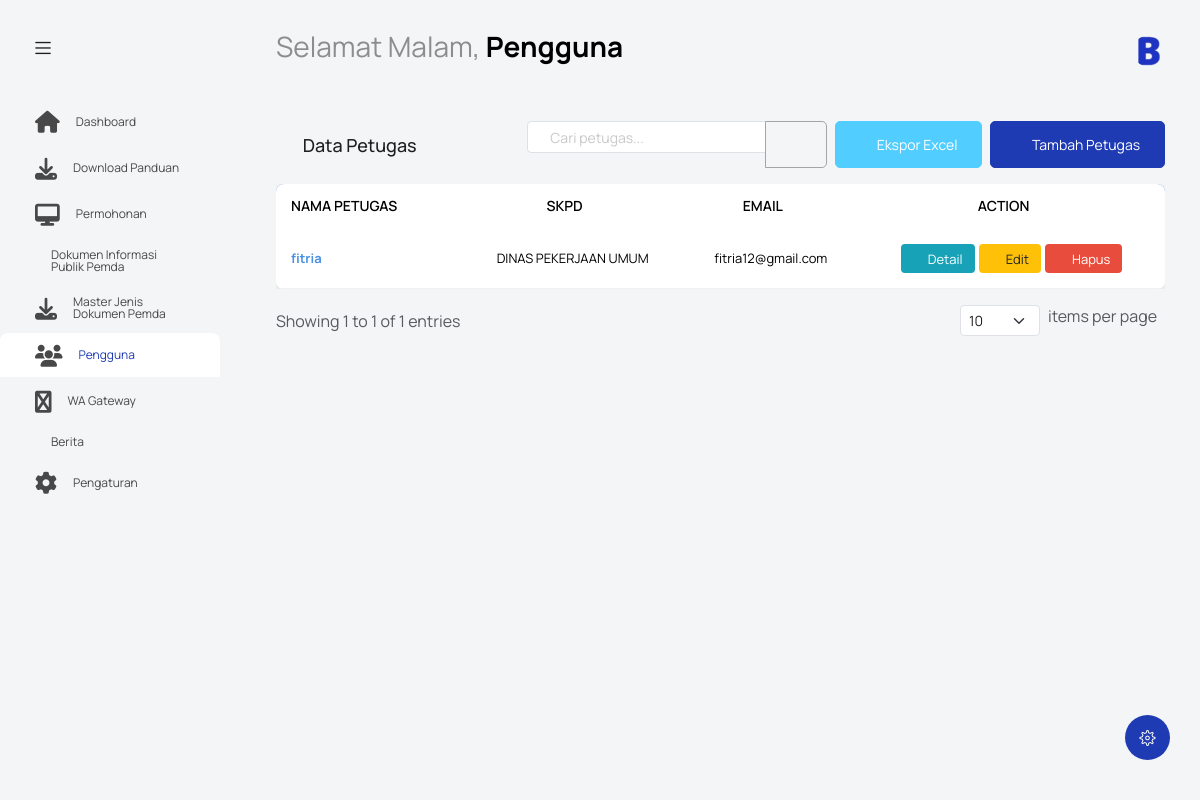
The app's page /index.php?controller=petugas&action=index (signed in) with its own data.
### tables this page shows
CREATE TABLE `petugas` (
  `id_petugas` int NOT NULL,
  `id_users` int NOT NULL,
  `id_skpd` int NOT NULL,
  `nama_petugas` varchar(255) NOT NULL,
  `no_kontak` varchar(20) DEFAULT NULL
);

CREATE TABLE `skpd` (
  `id_skpd` int NOT NULL,
  `nama_skpd` varchar(255) NOT NULL,
  `kategori` varchar(100) DEFAULT NULL,
  `alamat` varchar(255) DEFAULT NULL,
  `telepon` varchar(20) DEFAULT NULL,
  `email` varchar(255) DEFAULT NULL
);

CREATE TABLE `users` (
  `id_user` int NOT NULL,
  `email` varchar(255) NOT NULL,
  `username` varchar(50) NOT NULL,
  `password` varchar(255) NOT NULL,
  `jabatan` varchar(100) DEFAULT NULL,
  `role` varchar(50) NOT NULL,
  `id_biodata` int DEFAULT NULL
);

### controllers/PetugasController.php (called while the page is built, shortened)
<?php
require_once 'models/PetugasModel.php';
class PetugasController {
    private $petugasModel;
    public function __construct() {
        global $database;
        $db = $database->getConnection();
        $this->petugasModel = new PetugasModel($db);
    }
    public function index() {
        $search = isset($_GET['search']) ? trim($_GET['search']) : '';
        $page = isset($_GET['page']) ? (int)$_GET['page'] : 1;
        $limit = isset($_GET['limit']) ? (int)$_GET['limit'] : 10;
        $page = max(1, $page);
        $limit = max(1, min(100, $limit));
        $offset = ($page - 1) * $limit;
        if (!empty($search)) {
            $petugas_list = $this->petugasModel->searchPetugasWithPagination($search, $limit, $offset);
            $total_records = $this->petugasModel->getSearchResultCount($search);
        } else {
            $petugas_list = $this->petugasModel->getPetugasWithPagination($limit, $offset);
            $total_records = $this->petugasModel->getTotalPetugas();
        }
        $total_pages = ceil($total_records / $limit);
        $start_record = $offset + 1;
        $end_record = min($offset + $limit, $total_records);
        $pagination = [
            'current_page' => $page,
            'total_pages' => $total_pages,
            'limit' => $limit,
            'total_records' => $total_records,
            'start_record' => $start_record,
            'end_record' => $end_record,
            'search' => $search
        ];
        include 'views/petugas/index.php';
    }
}
?>

### models/PetugasModel.php (called while the page is built, shortened)
<?php
class PetugasModel {
    private $conn;
    private $table_name = "petugas";
    private $users_table = "users";
    private $skpd_table = "skpd";
    public function __construct($db) {
        $this->conn = $db;
    }
    public function getPetugasWithPagination($limit = 10, $offset = 0) {
        $query = "SELECT p.*, u.email, u.username, s.nama_skpd
                  FROM " . $this->table_name . " p
                  JOIN " . $this->users_table . " u ON p.id_users = u.id_user
                  JOIN " . $this->skpd_table . " s ON p.id_skpd = s.id_skpd
                  ORDER BY p.nama_petugas ASC LIMIT :limit OFFSET :offset";
        $stmt = $this->conn->prepare($query);
        $stmt->bindValue(':limit', (int)$limit, PDO::PARAM_INT);
        $stmt->bindValue(':offset', (int)$offset, PDO::PARAM_INT);
        $stmt->execute();
        return $stmt->fetchAll(PDO::FETCH_ASSOC);
    }
    public function getTotalPetugas() {
        $query = "SELECT COUNT(*) as total FROM " . $this->table_name;
        $stmt = $this->conn->prepare($query);
        $stmt->execute();
        $result = $stmt->fetch(PDO::FETCH_ASSOC);
        return $result['total'];
    }
}
?>

### views/petugas/index.php (the view, shortened to what this page needs)
<?php include('template/header.php'); ?>
<body class="with-welcome-text">
  <div class="container-scroller">
    <?php include 'template/navbar.php'; ?>
    <div class="container-fluid page-body-wrapper">
      <?php include 'template/setting_panel.php'; ?>
      <?php include 'template/sidebar.php'; ?>
      <div class="main-panel">
        <div class="content-wrapper">
          <div class="row">
            <div class="col-sm-12">
              <div class="d-flex justify-content-between align-items-center mb-3">
                <div class="d-flex align-items-center">
                  <i class="mdi mdi-account-multiple me-2" style="font-size: 24px;"></i>
                  <span style="font-size: 18px; font-weight: 500;">Data Petugas</span>
                </div>
                <div class="d-flex gap-2">
                  <form method="GET" class="d-flex">
                    <div class="input-group" style="width: 300px;">
                      <input type="text"
                             class="form-control"
                             name="search"
                             value="<?php echo htmlspecialchars($search); ?>"
                             placeholder="Cari petugas...">
                      <button class="btn btn-outline-secondary" type="submit">
                        <i class="mdi mdi-magnify"></i>
                      </button>
                    </div>
                  </form>
                  <?php if (!empty($petugas_list)): ?>
                    <button class="btn btn-info" onclick="window.location.href='index.php?controller=petugas&action=export'">
                      <i class="mdi mdi-file-excel me-1"></i>Ekspor Excel
                    </button>
                  <?php endif; ?>
                  <button class="btn btn-primary" onclick="window.location.href='index.php?controller=petugas&action=form'">
                    <i class="mdi mdi-plus me-1"></i>Tambah Petugas
                  </button>
                </div>
              </div>
              <?php if (!empty($petugas_list)): ?>
                <div class="table-responsive">
                  <table class="table table-hover" style="background: white; border-radius: 8px; overflow: hidden; box-shadow: 0 2px 8px rgba(0,0,0,0.1);">
                    <thead style="background: #4A90E2; color: white;">
                      <tr>
                        <th scope="col" style="padding: 15px; border: none; position: relative;">
                          NAMA PETUGAS
                          <i class="mdi mdi-menu-up float-end"></i>
                        </th>
                        <th scope="col" style="padding: 15px; border: none; text-align: center; position: relative;">
                          SKPD
                          <i class="mdi mdi-swap-vertical float-end"></i>
                        </th>
                        <th scope="col" style="padding: 15px; border: none; text-align: center; position: relative;">
                          EMAIL
                          <i class="mdi mdi-swap-vertical float-end"></i>
                        </th>
                        <th scope="col" style="padding: 15px; border: none; text-align: center; position: relative;">
                          ACTION
                          <i class="mdi mdi-swap-vertical float-end"></i>
                        </th>
                      </tr>
                    </thead>
                    <tbody>
                      <?php foreach ($petugas_list as $petugas): ?>
                        <tr style="border-bottom: 1px solid #f0f0f0;">
                          <td style="padding: 15px; border: none;">
                            <div>
                              <strong style="color: #4A90E2;"><?php echo htmlspecialchars($petugas['nama_petugas']); ?></strong>
                            </div>
                          </td>
                          <td style="padding: 15px; border: none; text-align: center;">
                            <?php echo htmlspecialchars($petugas['nama_skpd']); ?>
                          </td>
                          <td style="padding: 15px; border: none; text-align: center;">
                            <?php echo htmlspecialchars($petugas['email']); ?>
                          </td>
                          <td style="padding: 15px; border: none; text-align: center;">
                            <div class="d-flex justify-content-center gap-1">
                              <button class="btn btn-sm"
                                      onclick="viewDetail(<?php echo $petugas['id_petugas']; ?>)"
                                      style="background: #17a2b8; color: white; border: none; padding: 6px 12px; border-radius: 4px;"
                                      title="Lihat Detail">
                                <i class="mdi mdi-eye"></i> Detail
                              </button>
                              <button class="btn btn-sm"
                                      onclick="window.location.href='index.php?controller=petugas&action=form&id=<?php echo $petugas['id_petugas']; ?>'"
                                      style="background: #ffc107; color: #212529; border: none; padding: 6px 12px; border-radius: 4px;"
                                      title="Edit Data">
                                <i class="mdi mdi-pencil"></i> Edit
                              </button>
                              <button class="btn btn-sm"
                                      onclick="confirmDelete(<?php echo $petugas['id_petugas']; ?>, '<?php echo addslashes($petugas['nama_petugas']); ?>')"
                                      style="background: #E74C3C; color: white; border: none; padding: 6px 12px; border-radius: 4px;"
                                      title="Hapus Data">
                                <i class="mdi mdi-delete"></i> Hapus
                              </button>
                            </div>
                          </td>
                        </tr>
                      <?php endforeach; ?>
                    </tbody>
                  </table>
                </div>
                <?php if (isset($pagination) && $pagination['total_records'] > 0): ?>
                <div class="d-flex justify-content-between align-items-center mt-3">
                  <div class="text-muted">
                    Showing <?php echo $pagination['start_record']; ?> to <?php echo $pagination['end_record']; ?> of <?php echo $pagination['total_records']; ?> entries
                  </div>
                  <div class="d-flex">
                    <form method="GET" class="d-flex align-items-center">
                      <select name="limit" class="form-select form-select-sm me-2" style="width: 80px;" onchange="this.form.submit()">
                        <option value="10" <?php echo $pagination['limit'] == 10 ? 'selected' : ''; ?>>10</option>
                      </select>
                    </form>
                    <span class="text-muted me-2">items per page</span>
                  </div>
                </div>
                <?php endif; ?>
              <?php endif; ?>
            </div>
          </div>
        </div>
      </div>
    </div>
  </div>
</html>

### records on screen
petugas: nama_petugas "fitria", id_skpd.nama_skpd "DINAS PEKERJAAN UMUM", id_users.email "fitria12@gmail.com"

### other values on screen
$greeting "Selamat Malam"
$nama "Pengguna"
$pagination['start_record'] "1"
$pagination['end_record'] "1"
$pagination['total_records'] "1"
